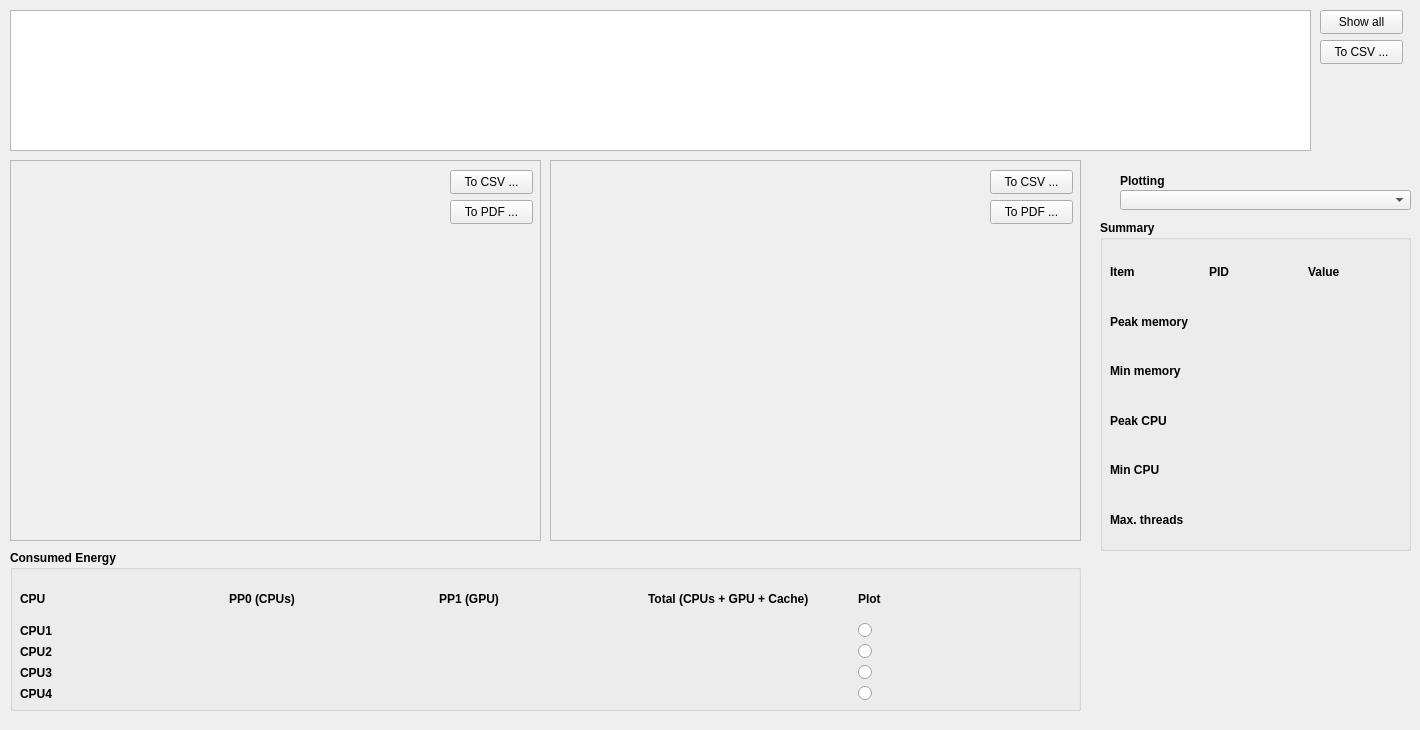
<?xml version="1.0" encoding="UTF-8"?>
<ui version="4.0">
 <class>DataWidget</class>
 <widget class="QWidget" name="DataWidget">
  <property name="geometry">
   <rect>
    <x>0</x>
    <y>0</y>
    <width>1420</width>
    <height>730</height>
   </rect>
  </property>
  <property name="windowTitle">
   <string>Form</string>
  </property>
  <property name="autoFillBackground">
   <bool>false</bool>
  </property>
  <widget class="QComboBox" name="comboBox_Plotting">
   <property name="geometry">
    <rect>
     <x>1120</x>
     <y>190</y>
     <width>291</width>
     <height>20</height>
    </rect>
   </property>
  </widget>
  <widget class="QTableWidget" name="tableWidget_Data">
   <property name="geometry">
    <rect>
     <x>10</x>
     <y>10</y>
     <width>1301</width>
     <height>141</height>
    </rect>
   </property>
  </widget>
  <widget class="QGroupBox" name="groupBox_Summary">
   <property name="geometry">
    <rect>
     <x>1100</x>
     <y>220</y>
     <width>311</width>
     <height>331</height>
    </rect>
   </property>
   <property name="font">
    <font>
     <weight>75</weight>
     <bold>true</bold>
    </font>
   </property>
   <property name="title">
    <string>Summary</string>
   </property>
   <widget class="QWidget" name="gridLayoutWidget">
    <property name="geometry">
     <rect>
      <x>10</x>
      <y>30</y>
      <width>291</width>
      <height>291</height>
     </rect>
    </property>
    <layout class="QGridLayout" name="gridLayout">
     <item row="2" column="0">
      <widget class="QLabel" name="label_InfoMinMem">
       <property name="font">
        <font>
         <weight>75</weight>
         <bold>true</bold>
        </font>
       </property>
       <property name="text">
        <string>Min memory</string>
       </property>
      </widget>
     </item>
     <item row="0" column="2">
      <widget class="QLabel" name="label_Value">
       <property name="font">
        <font>
         <weight>75</weight>
         <bold>true</bold>
        </font>
       </property>
       <property name="text">
        <string>Value</string>
       </property>
      </widget>
     </item>
     <item row="3" column="0">
      <widget class="QLabel" name="label_InfoMaxCpu">
       <property name="font">
        <font>
         <weight>75</weight>
         <bold>true</bold>
        </font>
       </property>
       <property name="text">
        <string>Peak CPU</string>
       </property>
      </widget>
     </item>
     <item row="0" column="0">
      <widget class="QLabel" name="label_Item">
       <property name="font">
        <font>
         <weight>75</weight>
         <bold>true</bold>
        </font>
       </property>
       <property name="text">
        <string>Item</string>
       </property>
      </widget>
     </item>
     <item row="0" column="1">
      <widget class="QLabel" name="label_PID">
       <property name="font">
        <font>
         <weight>75</weight>
         <bold>true</bold>
        </font>
       </property>
       <property name="text">
        <string>PID</string>
       </property>
      </widget>
     </item>
     <item row="1" column="0">
      <widget class="QLabel" name="label_InfoMaxMem">
       <property name="font">
        <font>
         <weight>75</weight>
         <bold>true</bold>
        </font>
       </property>
       <property name="text">
        <string>Peak memory</string>
       </property>
      </widget>
     </item>
     <item row="4" column="0">
      <widget class="QLabel" name="label_InfoMinCpu">
       <property name="font">
        <font>
         <weight>75</weight>
         <bold>true</bold>
        </font>
       </property>
       <property name="text">
        <string>Min CPU</string>
       </property>
      </widget>
     </item>
     <item row="5" column="0">
      <widget class="QLabel" name="label_InfoThreadsName">
       <property name="font">
        <font>
         <weight>75</weight>
         <bold>true</bold>
        </font>
       </property>
       <property name="text">
        <string>Max. threads</string>
       </property>
      </widget>
     </item>
     <item row="1" column="2">
      <widget class="QLabel" name="label_InfoMaxMemProcessData">
       <property name="font">
        <font>
         <pointsize>8</pointsize>
         <weight>50</weight>
         <bold>false</bold>
        </font>
       </property>
       <property name="text">
        <string/>
       </property>
      </widget>
     </item>
     <item row="1" column="1">
      <widget class="QLabel" name="label_InfoMaxMemData">
       <property name="font">
        <font>
         <weight>50</weight>
         <bold>false</bold>
        </font>
       </property>
       <property name="text">
        <string/>
       </property>
      </widget>
     </item>
     <item row="2" column="2">
      <widget class="QLabel" name="label_InfoMinMemProcessData">
       <property name="font">
        <font>
         <pointsize>8</pointsize>
         <weight>50</weight>
         <bold>false</bold>
        </font>
       </property>
       <property name="text">
        <string/>
       </property>
      </widget>
     </item>
     <item row="2" column="1">
      <widget class="QLabel" name="label_InfoMinMemData">
       <property name="font">
        <font>
         <weight>50</weight>
         <bold>false</bold>
        </font>
       </property>
       <property name="text">
        <string/>
       </property>
      </widget>
     </item>
     <item row="3" column="1">
      <widget class="QLabel" name="label_InfoMaxCpuData">
       <property name="font">
        <font>
         <weight>50</weight>
         <bold>false</bold>
        </font>
       </property>
       <property name="text">
        <string/>
       </property>
      </widget>
     </item>
     <item row="3" column="2">
      <widget class="QLabel" name="label_InfoMaxCpuProcessData">
       <property name="font">
        <font>
         <pointsize>8</pointsize>
         <weight>50</weight>
         <bold>false</bold>
        </font>
       </property>
       <property name="text">
        <string/>
       </property>
      </widget>
     </item>
     <item row="4" column="1">
      <widget class="QLabel" name="label_InfoMinCpuData">
       <property name="font">
        <font>
         <weight>50</weight>
         <bold>false</bold>
        </font>
       </property>
       <property name="text">
        <string/>
       </property>
      </widget>
     </item>
     <item row="4" column="2">
      <widget class="QLabel" name="label_InfoMinCpuProcessData">
       <property name="font">
        <font>
         <pointsize>8</pointsize>
         <weight>50</weight>
         <bold>false</bold>
        </font>
       </property>
       <property name="text">
        <string/>
       </property>
      </widget>
     </item>
     <item row="5" column="1">
      <widget class="QLabel" name="label_InfoThreadsData">
       <property name="font">
        <font>
         <pointsize>8</pointsize>
         <weight>50</weight>
         <bold>false</bold>
        </font>
       </property>
       <property name="text">
        <string/>
       </property>
      </widget>
     </item>
     <item row="5" column="2">
      <widget class="QLabel" name="label_InfoThreadsMeasure">
       <property name="font">
        <font>
         <weight>50</weight>
         <bold>false</bold>
        </font>
       </property>
       <property name="text">
        <string/>
       </property>
      </widget>
     </item>
    </layout>
   </widget>
  </widget>
  <widget class="QLabel" name="label_Plotting">
   <property name="geometry">
    <rect>
     <x>1120</x>
     <y>170</y>
     <width>279</width>
     <height>21</height>
    </rect>
   </property>
   <property name="font">
    <font>
     <weight>75</weight>
     <bold>true</bold>
    </font>
   </property>
   <property name="text">
    <string>Plotting</string>
   </property>
  </widget>
  <widget class="QPushButton" name="pushButton_ShowAll">
   <property name="geometry">
    <rect>
     <x>1320</x>
     <y>10</y>
     <width>83</width>
     <height>24</height>
    </rect>
   </property>
   <property name="text">
    <string>Show all</string>
   </property>
  </widget>
  <widget class="QPushButton" name="pushButton_2CSV_MainData">
   <property name="geometry">
    <rect>
     <x>1320</x>
     <y>40</y>
     <width>83</width>
     <height>24</height>
    </rect>
   </property>
   <property name="text">
    <string>To CSV ...</string>
   </property>
  </widget>
  <widget class="QFrame" name="frame">
   <property name="geometry">
    <rect>
     <x>10</x>
     <y>160</y>
     <width>531</width>
     <height>381</height>
    </rect>
   </property>
   <property name="frameShape">
    <enum>QFrame::StyledPanel</enum>
   </property>
   <property name="frameShadow">
    <enum>QFrame::Raised</enum>
   </property>
   <widget class="QPushButton" name="pushButton_2CSV_1">
    <property name="geometry">
     <rect>
      <x>440</x>
      <y>10</y>
      <width>83</width>
      <height>24</height>
     </rect>
    </property>
    <property name="text">
     <string>To CSV ...</string>
    </property>
   </widget>
   <widget class="QPushButton" name="pushButton_2PDF_1">
    <property name="geometry">
     <rect>
      <x>440</x>
      <y>40</y>
      <width>83</width>
      <height>24</height>
     </rect>
    </property>
    <property name="text">
     <string>To PDF ...</string>
    </property>
   </widget>
   <widget class="QCustomPlot" name="widget_PlotCPU" native="true">
    <property name="geometry">
     <rect>
      <x>10</x>
      <y>10</y>
      <width>421</width>
      <height>361</height>
     </rect>
    </property>
   </widget>
  </widget>
  <widget class="QFrame" name="frame_2">
   <property name="geometry">
    <rect>
     <x>550</x>
     <y>160</y>
     <width>531</width>
     <height>381</height>
    </rect>
   </property>
   <property name="frameShape">
    <enum>QFrame::StyledPanel</enum>
   </property>
   <property name="frameShadow">
    <enum>QFrame::Raised</enum>
   </property>
   <widget class="QPushButton" name="pushButton_2CSV_2">
    <property name="geometry">
     <rect>
      <x>440</x>
      <y>10</y>
      <width>83</width>
      <height>24</height>
     </rect>
    </property>
    <property name="text">
     <string>To CSV ...</string>
    </property>
   </widget>
   <widget class="QPushButton" name="pushButton_2PDF_2">
    <property name="geometry">
     <rect>
      <x>440</x>
      <y>40</y>
      <width>83</width>
      <height>24</height>
     </rect>
    </property>
    <property name="text">
     <string>To PDF ...</string>
    </property>
   </widget>
   <widget class="QCustomPlot" name="widget_PlotMEM" native="true">
    <property name="geometry">
     <rect>
      <x>10</x>
      <y>10</y>
      <width>421</width>
      <height>361</height>
     </rect>
    </property>
   </widget>
  </widget>
  <widget class="QGroupBox" name="groupBox_Energy">
   <property name="geometry">
    <rect>
     <x>10</x>
     <y>550</y>
     <width>1071</width>
     <height>161</height>
    </rect>
   </property>
   <property name="font">
    <font>
     <weight>75</weight>
     <bold>true</bold>
    </font>
   </property>
   <property name="autoFillBackground">
    <bool>false</bool>
   </property>
   <property name="styleSheet">
    <string notr="true"/>
   </property>
   <property name="title">
    <string>Consumed Energy</string>
   </property>
   <widget class="QWidget" name="gridLayoutWidget_2">
    <property name="geometry">
     <rect>
      <x>10</x>
      <y>30</y>
      <width>1041</width>
      <height>121</height>
     </rect>
    </property>
    <layout class="QGridLayout" name="gridLayout_Energy">
     <item row="0" column="1">
      <widget class="QLabel" name="label_PP0">
       <property name="font">
        <font>
         <weight>75</weight>
         <bold>true</bold>
        </font>
       </property>
       <property name="frameShape">
        <enum>QFrame::NoFrame</enum>
       </property>
       <property name="text">
        <string>PP0 (CPUs)</string>
       </property>
      </widget>
     </item>
     <item row="4" column="0">
      <widget class="QLabel" name="label_CPU4">
       <property name="font">
        <font>
         <weight>75</weight>
         <bold>true</bold>
        </font>
       </property>
       <property name="frameShape">
        <enum>QFrame::NoFrame</enum>
       </property>
       <property name="text">
        <string>CPU4</string>
       </property>
      </widget>
     </item>
     <item row="0" column="2">
      <widget class="QLabel" name="label_PP1">
       <property name="font">
        <font>
         <weight>75</weight>
         <bold>true</bold>
        </font>
       </property>
       <property name="frameShape">
        <enum>QFrame::NoFrame</enum>
       </property>
       <property name="text">
        <string>PP1 (GPU)</string>
       </property>
      </widget>
     </item>
     <item row="3" column="0">
      <widget class="QLabel" name="label_CPU3">
       <property name="font">
        <font>
         <weight>75</weight>
         <bold>true</bold>
        </font>
       </property>
       <property name="frameShape">
        <enum>QFrame::NoFrame</enum>
       </property>
       <property name="text">
        <string>CPU3</string>
       </property>
      </widget>
     </item>
     <item row="2" column="0">
      <widget class="QLabel" name="label_CPU2">
       <property name="font">
        <font>
         <weight>75</weight>
         <bold>true</bold>
        </font>
       </property>
       <property name="frameShape">
        <enum>QFrame::NoFrame</enum>
       </property>
       <property name="text">
        <string>CPU2</string>
       </property>
      </widget>
     </item>
     <item row="1" column="0">
      <widget class="QLabel" name="label_CPU1">
       <property name="font">
        <font>
         <weight>75</weight>
         <bold>true</bold>
        </font>
       </property>
       <property name="frameShape">
        <enum>QFrame::NoFrame</enum>
       </property>
       <property name="text">
        <string>CPU1</string>
       </property>
      </widget>
     </item>
     <item row="0" column="3">
      <widget class="QLabel" name="label_PPTotal">
       <property name="font">
        <font>
         <weight>75</weight>
         <bold>true</bold>
        </font>
       </property>
       <property name="frameShape">
        <enum>QFrame::NoFrame</enum>
       </property>
       <property name="text">
        <string>Total (CPUs + GPU + Cache)</string>
       </property>
      </widget>
     </item>
     <item row="1" column="1">
      <widget class="QLabel" name="label_PP0_CPU1">
       <property name="font">
        <font>
         <weight>50</weight>
         <bold>false</bold>
        </font>
       </property>
       <property name="frameShape">
        <enum>QFrame::NoFrame</enum>
       </property>
       <property name="text">
        <string/>
       </property>
      </widget>
     </item>
     <item row="1" column="2">
      <widget class="QLabel" name="label_PP1_CPU1">
       <property name="font">
        <font>
         <weight>50</weight>
         <bold>false</bold>
        </font>
       </property>
       <property name="frameShape">
        <enum>QFrame::NoFrame</enum>
       </property>
       <property name="text">
        <string/>
       </property>
      </widget>
     </item>
     <item row="1" column="3">
      <widget class="QLabel" name="label_PPt_CPU1">
       <property name="font">
        <font>
         <weight>50</weight>
         <bold>false</bold>
        </font>
       </property>
       <property name="autoFillBackground">
        <bool>false</bool>
       </property>
       <property name="frameShape">
        <enum>QFrame::NoFrame</enum>
       </property>
       <property name="text">
        <string/>
       </property>
      </widget>
     </item>
     <item row="2" column="1">
      <widget class="QLabel" name="label_PP0_CPU2">
       <property name="font">
        <font>
         <weight>50</weight>
         <bold>false</bold>
        </font>
       </property>
       <property name="frameShape">
        <enum>QFrame::NoFrame</enum>
       </property>
       <property name="text">
        <string/>
       </property>
      </widget>
     </item>
     <item row="2" column="2">
      <widget class="QLabel" name="label_PP1_CPU2">
       <property name="font">
        <font>
         <weight>50</weight>
         <bold>false</bold>
        </font>
       </property>
       <property name="frameShape">
        <enum>QFrame::NoFrame</enum>
       </property>
       <property name="text">
        <string/>
       </property>
      </widget>
     </item>
     <item row="2" column="3">
      <widget class="QLabel" name="label_PPt_CPU2">
       <property name="font">
        <font>
         <weight>50</weight>
         <bold>false</bold>
        </font>
       </property>
       <property name="frameShape">
        <enum>QFrame::NoFrame</enum>
       </property>
       <property name="text">
        <string/>
       </property>
      </widget>
     </item>
     <item row="3" column="1">
      <widget class="QLabel" name="label_PP0_CPU3">
       <property name="font">
        <font>
         <weight>50</weight>
         <bold>false</bold>
        </font>
       </property>
       <property name="frameShape">
        <enum>QFrame::NoFrame</enum>
       </property>
       <property name="text">
        <string/>
       </property>
      </widget>
     </item>
     <item row="3" column="2">
      <widget class="QLabel" name="label_PP1_CPU3">
       <property name="font">
        <font>
         <weight>50</weight>
         <bold>false</bold>
        </font>
       </property>
       <property name="frameShape">
        <enum>QFrame::NoFrame</enum>
       </property>
       <property name="text">
        <string/>
       </property>
      </widget>
     </item>
     <item row="3" column="3">
      <widget class="QLabel" name="label_PPt_CPU3">
       <property name="font">
        <font>
         <weight>50</weight>
         <bold>false</bold>
        </font>
       </property>
       <property name="frameShape">
        <enum>QFrame::NoFrame</enum>
       </property>
       <property name="text">
        <string/>
       </property>
      </widget>
     </item>
     <item row="4" column="1">
      <widget class="QLabel" name="label_PP0_CPU4">
       <property name="font">
        <font>
         <weight>50</weight>
         <bold>false</bold>
        </font>
       </property>
       <property name="frameShape">
        <enum>QFrame::NoFrame</enum>
       </property>
       <property name="text">
        <string/>
       </property>
      </widget>
     </item>
     <item row="4" column="2">
      <widget class="QLabel" name="label_PP1_CPU4">
       <property name="font">
        <font>
         <weight>50</weight>
         <bold>false</bold>
        </font>
       </property>
       <property name="frameShape">
        <enum>QFrame::NoFrame</enum>
       </property>
       <property name="text">
        <string/>
       </property>
      </widget>
     </item>
     <item row="4" column="3">
      <widget class="QLabel" name="label_PPt_CPU4">
       <property name="font">
        <font>
         <weight>50</weight>
         <bold>false</bold>
        </font>
       </property>
       <property name="frameShape">
        <enum>QFrame::NoFrame</enum>
       </property>
       <property name="text">
        <string/>
       </property>
      </widget>
     </item>
     <item row="0" column="4">
      <widget class="QLabel" name="label_Plot_Energy">
       <property name="font">
        <font>
         <weight>75</weight>
         <bold>true</bold>
        </font>
       </property>
       <property name="frameShape">
        <enum>QFrame::NoFrame</enum>
       </property>
       <property name="text">
        <string>Plot</string>
       </property>
      </widget>
     </item>
     <item row="0" column="0">
      <widget class="QLabel" name="label_CPU">
       <property name="font">
        <font>
         <weight>75</weight>
         <bold>true</bold>
        </font>
       </property>
       <property name="frameShape">
        <enum>QFrame::NoFrame</enum>
       </property>
       <property name="text">
        <string>CPU</string>
       </property>
      </widget>
     </item>
     <item row="1" column="4">
      <widget class="QRadioButton" name="radioButton_Plot_CPU1">
       <property name="autoFillBackground">
        <bool>false</bool>
       </property>
       <property name="styleSheet">
        <string notr="true"/>
       </property>
       <property name="text">
        <string/>
       </property>
      </widget>
     </item>
     <item row="2" column="4">
      <widget class="QRadioButton" name="radioButton_Plot_CPU2">
       <property name="text">
        <string/>
       </property>
      </widget>
     </item>
     <item row="3" column="4">
      <widget class="QRadioButton" name="radioButton_Plot_CPU3">
       <property name="text">
        <string/>
       </property>
      </widget>
     </item>
     <item row="4" column="4">
      <widget class="QRadioButton" name="radioButton_Plot_CPU4">
       <property name="text">
        <string/>
       </property>
      </widget>
     </item>
    </layout>
   </widget>
  </widget>
 </widget>
 <customwidgets>
  <customwidget>
   <class>QCustomPlot</class>
   <extends>QWidget</extends>
   <header>qcustomplot.h</header>
   <container>1</container>
  </customwidget>
 </customwidgets>
 <resources/>
 <connections/>
</ui>
